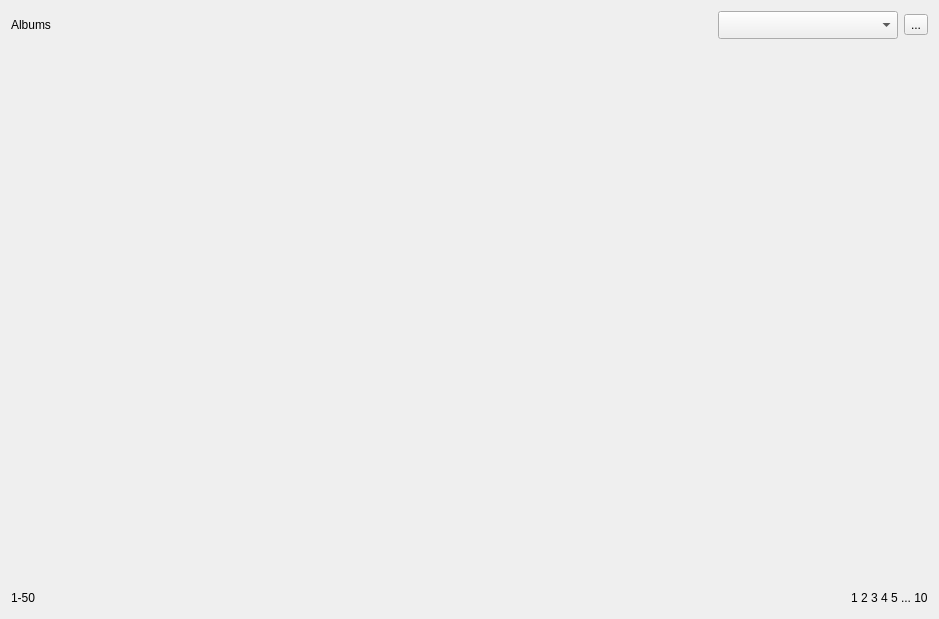
<?xml version="1.0" encoding="UTF-8"?>
<ui version="4.0">
 <class>AlbumListPage</class>
 <widget class="QWidget" name="AlbumListPage">
  <property name="geometry">
   <rect>
    <x>0</x>
    <y>0</y>
    <width>939</width>
    <height>619</height>
   </rect>
  </property>
  <property name="windowTitle">
   <string>Form</string>
  </property>
  <layout class="QVBoxLayout" name="verticalLayout">
   <item>
    <layout class="QHBoxLayout" name="horizontalLayout_2">
     <item>
      <widget class="QLabel" name="albumListTitleLabel">
       <property name="styleSheet">
        <string notr="true">font: 36pt &quot;Arial&quot;;
font: 36pt &quot;Hei&quot;;
font: 36pt &quot;Heiti SC&quot;;</string>
       </property>
       <property name="text">
        <string>Albums</string>
       </property>
      </widget>
     </item>
     <item>
      <spacer name="horizontalSpacer">
       <property name="orientation">
        <enum>Qt::Horizontal</enum>
       </property>
       <property name="sizeHint" stdset="0">
        <size>
         <width>623</width>
         <height>20</height>
        </size>
       </property>
      </spacer>
     </item>
     <item>
      <widget class="QComboBox" name="comboBox">
       <property name="sizePolicy">
        <sizepolicy hsizetype="Preferred" vsizetype="Preferred">
         <horstretch>0</horstretch>
         <verstretch>0</verstretch>
        </sizepolicy>
       </property>
       <property name="minimumSize">
        <size>
         <width>180</width>
         <height>28</height>
        </size>
       </property>
      </widget>
     </item>
     <item>
      <widget class="QToolButton" name="toolButton">
       <property name="text">
        <string>...</string>
       </property>
      </widget>
     </item>
    </layout>
   </item>
   <item>
    <widget class="QStackedWidget" name="stackedWidget">
     <property name="font">
      <font>
       <family>.AppleSystemUIFont</family>
      </font>
     </property>
     <property name="currentIndex">
      <number>0</number>
     </property>
     <widget class="QWidget" name="page_2"/>
    </widget>
   </item>
   <item>
    <layout class="QHBoxLayout" name="horizontalLayout">
     <item>
      <widget class="QLabel" name="label">
       <property name="text">
        <string>1-50</string>
       </property>
      </widget>
     </item>
     <item>
      <spacer name="horizontalSpacer_2">
       <property name="orientation">
        <enum>Qt::Horizontal</enum>
       </property>
       <property name="sizeHint" stdset="0">
        <size>
         <width>758</width>
         <height>20</height>
        </size>
       </property>
      </spacer>
     </item>
     <item>
      <widget class="QLabel" name="pagerLabel">
       <property name="text">
        <string>1 2 3 4 5 ... 10</string>
       </property>
      </widget>
     </item>
    </layout>
   </item>
  </layout>
 </widget>
 <resources/>
 <connections/>
</ui>
